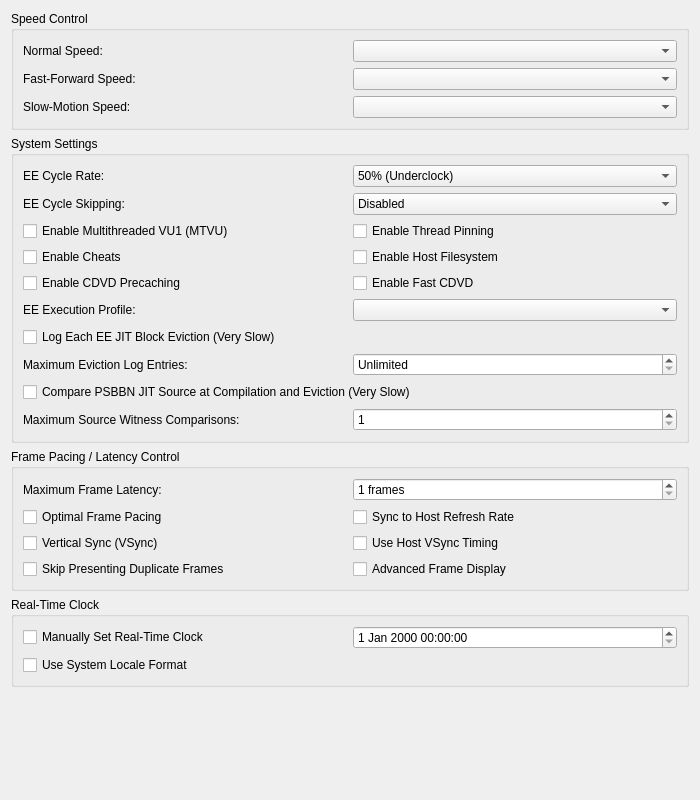
<?xml version="1.0" encoding="UTF-8"?>
<ui version="4.0">
 <class>EmulationSettingsWidget</class>
 <widget class="QWidget" name="EmulationSettingsWidget">
  <property name="geometry">
   <rect>
    <x>0</x>
    <y>0</y>
    <width>700</width>
    <height>800</height>
   </rect>
  </property>
  <layout class="QVBoxLayout" name="verticalLayout">
   <item>
    <widget class="QGroupBox" name="speedGroup">
     <property name="title">
      <string>Speed Control</string>
     </property>
     <layout class="QGridLayout" name="gridLayout_3">
      <item row="2" column="0">
       <widget class="QLabel" name="label_6">
        <property name="text">
         <string>Slow-Motion Speed:</string>
        </property>
        <property name="buddy">
         <cstring>slowMotionSpeed</cstring>
        </property>
       </widget>
      </item>
      <item row="1" column="1">
       <widget class="QComboBox" name="fastForwardSpeed"/>
      </item>
      <item row="2" column="1">
       <widget class="QComboBox" name="slowMotionSpeed"/>
      </item>
      <item row="0" column="0">
       <widget class="QLabel" name="label_4">
        <property name="text">
         <string>Normal Speed:</string>
        </property>
        <property name="buddy">
         <cstring>normalSpeed</cstring>
        </property>
       </widget>
      </item>
      <item row="1" column="0">
       <widget class="QLabel" name="label_5">
        <property name="text">
         <string>Fast-Forward Speed:</string>
        </property>
        <property name="buddy">
         <cstring>fastForwardSpeed</cstring>
        </property>
       </widget>
      </item>
      <item row="0" column="1">
       <widget class="QComboBox" name="normalSpeed"/>
      </item>
     </layout>
    </widget>
   </item>
   <item>
    <widget class="QGroupBox" name="systemSettingsGroup">
     <property name="title">
      <string>System Settings</string>
     </property>
     <layout class="QGridLayout" name="gridLayout_5">
      <item row="0" column="1">
       <widget class="QComboBox" name="eeCycleRate">
        <item>
         <property name="text">
          <string>50% (Underclock)</string>
         </property>
        </item>
        <item>
         <property name="text">
          <string>60% (Underclock)</string>
         </property>
        </item>
        <item>
         <property name="text">
          <string>75% (Underclock)</string>
         </property>
        </item>
        <item>
         <property name="text">
          <string>100% (Normal Speed)</string>
         </property>
        </item>
        <item>
         <property name="text">
          <string>130% (Overclock)</string>
         </property>
        </item>
        <item>
         <property name="text">
          <string>180% (Overclock)</string>
         </property>
        </item>
        <item>
         <property name="text">
          <string>300% (Overclock)</string>
         </property>
        </item>
       </widget>
      </item>
      <item row="1" column="1">
       <widget class="QComboBox" name="eeCycleSkipping">
        <item>
         <property name="text">
          <string>Disabled</string>
         </property>
        </item>
        <item>
         <property name="text">
          <string>Mild Underclock</string>
         </property>
        </item>
        <item>
         <property name="text">
          <string>Moderate Underclock</string>
         </property>
        </item>
        <item>
         <property name="text">
          <string>Maximum Underclock</string>
         </property>
        </item>
       </widget>
      </item>
      <item row="2" column="0" colspan="2">
       <layout class="QGridLayout" name="systemSettingsLayout">
        <item row="1" column="0">
         <widget class="QCheckBox" name="cheats">
          <property name="text">
           <string>Enable Cheats</string>
          </property>
         </widget>
        </item>
        <item row="0" column="0">
         <widget class="QCheckBox" name="MTVU">
          <property name="text">
           <string>Enable Multithreaded VU1 (MTVU)</string>
          </property>
         </widget>
        </item>
        <item row="1" column="1">
         <widget class="QCheckBox" name="hostFilesystem">
          <property name="text">
           <string>Enable Host Filesystem</string>
          </property>
         </widget>
        </item>
        <item row="2" column="1">
         <widget class="QCheckBox" name="fastCDVD">
          <property name="text">
           <string>Enable Fast CDVD</string>
          </property>
         </widget>
        </item>
        <item row="2" column="0">
         <widget class="QCheckBox" name="precacheCDVD">
          <property name="text">
           <string>Enable CDVD Precaching</string>
          </property>
         </widget>
        </item>
        <item row="0" column="1">
         <widget class="QCheckBox" name="threadPinning">
          <property name="text">
           <string>Enable Thread Pinning</string>
          </property>
         </widget>
        </item>
       </layout>
      </item>
      <item row="0" column="0">
       <widget class="QLabel" name="label_9">
        <property name="text">
         <string>EE Cycle Rate:</string>
        </property>
        <property name="buddy">
         <cstring>eeCycleRate</cstring>
        </property>
       </widget>
      </item>
      <item row="1" column="0">
       <widget class="QLabel" name="label_10">
        <property name="text">
         <string>EE Cycle Skipping:</string>
        </property>
        <property name="buddy">
         <cstring>eeCycleSkipping</cstring>
        </property>
       </widget>
      </item>
      <item row="3" column="0">
       <widget class="QLabel" name="eeExecutionProfileLabel">
        <property name="text">
         <string>EE Execution Profile:</string>
        </property>
        <property name="buddy">
         <cstring>eeExecutionProfile</cstring>
        </property>
       </widget>
      </item>
      <item row="3" column="1">
       <widget class="QComboBox" name="eeExecutionProfile"/>
      </item>
      <item row="4" column="0" colspan="2">
       <widget class="QCheckBox" name="eeJitEvictionTrace">
        <property name="text">
         <string>Log Each EE JIT Block Eviction (Very Slow)</string>
        </property>
       </widget>
      </item>
      <item row="5" column="0">
       <widget class="QLabel" name="eeJitEvictionTraceLimitLabel">
        <property name="text">
         <string>Maximum Eviction Log Entries:</string>
        </property>
        <property name="buddy">
         <cstring>eeJitEvictionTraceLimit</cstring>
        </property>
       </widget>
      </item>
      <item row="5" column="1">
       <widget class="QSpinBox" name="eeJitEvictionTraceLimit">
        <property name="minimum"><number>0</number></property>
        <property name="maximum"><number>1000000</number></property>
        <property name="singleStep"><number>1000</number></property>
        <property name="specialValueText"><string>Unlimited</string></property>
       </widget>
      </item>
      <item row="6" column="0" colspan="2">
       <widget class="QCheckBox" name="eeJitSourceWitness">
        <property name="text"><string>Compare PSBBN JIT Source at Compilation and Eviction (Very Slow)</string></property>
       </widget>
      </item>
      <item row="7" column="0">
       <widget class="QLabel" name="eeJitSourceWitnessLimitLabel">
        <property name="text"><string>Maximum Source Witness Comparisons:</string></property>
        <property name="buddy"><cstring>eeJitSourceWitnessLimit</cstring></property>
       </widget>
      </item>
      <item row="7" column="1">
       <widget class="QSpinBox" name="eeJitSourceWitnessLimit">
        <property name="minimum"><number>1</number></property>
        <property name="maximum"><number>10000</number></property>
        <property name="singleStep"><number>256</number></property>
       </widget>
      </item>
     </layout>
    </widget>
   </item>
   <item>
    <widget class="QGroupBox" name="pacingGroup">
     <property name="title">
      <string>Frame Pacing / Latency Control</string>
     </property>
     <layout class="QGridLayout" name="gridLayout_2">
      <item row="1" column="1">
       <widget class="QSpinBox" name="maxFrameLatency">
        <property name="suffix">
         <string extracomment="This string will appear next to the amount of frames selected, in a dropdown box."> frames</string>
        </property>
        <property name="minimum">
         <number>1</number>
        </property>
        <property name="maximum">
         <number>5</number>
        </property>
       </widget>
      </item>
      <item row="1" column="0">
       <widget class="QLabel" name="label_2">
        <property name="text">
         <string>Maximum Frame Latency:</string>
        </property>
        <property name="buddy">
         <cstring>maxFrameLatency</cstring>
        </property>
       </widget>
      </item>
      <item row="3" column="0" colspan="2">
       <layout class="QGridLayout" name="basicCheckboxGridLayout">
        <item row="0" column="1">
         <widget class="QCheckBox" name="syncToHostRefreshRate">
          <property name="text">
           <string>Sync to Host Refresh Rate</string>
          </property>
         </widget>
        </item>
        <item row="1" column="0">
         <widget class="QCheckBox" name="vsync">
          <property name="text">
           <string>Vertical Sync (VSync)</string>
          </property>
         </widget>
        </item>
        <item row="0" column="0">
         <widget class="QCheckBox" name="optimalFramePacing">
          <property name="text">
           <string>Optimal Frame Pacing</string>
          </property>
         </widget>
        </item>
        <item row="1" column="1">
         <widget class="QCheckBox" name="useVSyncForTiming">
          <property name="text">
           <string>Use Host VSync Timing</string>
          </property>
         </widget>
        </item>
        <item row="2" column="0">
         <widget class="QCheckBox" name="skipPresentingDuplicateFrames">
          <property name="text">
           <string>Skip Presenting Duplicate Frames</string>
          </property>
         </widget>
        </item>
        <item row="2" column="1">
         <widget class="QCheckBox" name="advancedFrameDisplay">
          <property name="text">
           <string>Advanced Frame Display</string>
          </property>
         </widget>
        </item>
       </layout>
      </item>
     </layout>
    </widget>
   </item>
   <item>
    <widget class="QGroupBox" name="rtcGroup">
     <property name="title">
      <string>Real-Time Clock</string>
     </property>
     <layout class="QGridLayout" name="gridLayoutRTC">
      <item row="0" column="0">
       <widget class="QCheckBox" name="manuallySetRealTimeClock">
        <property name="text">
         <string>Manually Set Real-Time Clock</string>
        </property>
       </widget>
      </item>
      <item row="0" column="1">
       <widget class="QDateTimeEdit" name="rtcDateTime"/>
      </item>
      <item row="1" column="0">
       <widget class="QCheckBox" name="rtcUseSystemLocaleFormat">
        <property name="text">
         <string>Use System Locale Format</string>
        </property>
       </widget>
      </item>
     </layout>
    </widget>
   </item>
   <item>
    <spacer name="verticalSpacer">
     <property name="orientation">
      <enum>Qt::Orientation::Vertical</enum>
     </property>
     <property name="sizeHint" stdset="0">
      <size>
       <width>20</width>
       <height>0</height>
      </size>
     </property>
    </spacer>
   </item>
  </layout>
 </widget>
 <tabstops>
  <tabstop>normalSpeed</tabstop>
  <tabstop>fastForwardSpeed</tabstop>
  <tabstop>slowMotionSpeed</tabstop>
  <tabstop>eeCycleRate</tabstop>
  <tabstop>eeCycleSkipping</tabstop>
  <tabstop>eeExecutionProfile</tabstop>
  <tabstop>eeJitEvictionTrace</tabstop>
  <tabstop>eeJitEvictionTraceLimit</tabstop>
  <tabstop>eeJitSourceWitness</tabstop>
  <tabstop>eeJitSourceWitnessLimit</tabstop>
  <tabstop>MTVU</tabstop>
  <tabstop>threadPinning</tabstop>
  <tabstop>cheats</tabstop>
  <tabstop>hostFilesystem</tabstop>
  <tabstop>precacheCDVD</tabstop>
  <tabstop>fastCDVD</tabstop>
  <tabstop>maxFrameLatency</tabstop>
  <tabstop>optimalFramePacing</tabstop>
  <tabstop>syncToHostRefreshRate</tabstop>
  <tabstop>vsync</tabstop>
  <tabstop>useVSyncForTiming</tabstop>
  <tabstop>skipPresentingDuplicateFrames</tabstop>
  <tabstop>manuallySetRealTimeClock</tabstop>
  <tabstop>rtcDateTime</tabstop>
 </tabstops>
 <resources>
  <include location="../resources/resources.qrc"/>
 </resources>
 <connections/>
</ui>
